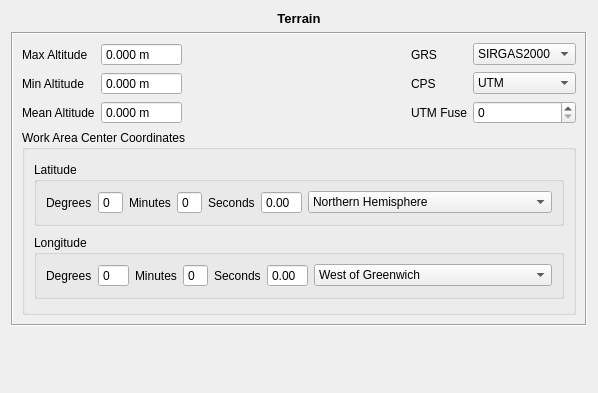
<?xml version="1.0" encoding="UTF-8"?>
<ui version="4.0">
 <class>Terreno</class>
 <widget class="QWidget" name="Terreno">
  <property name="geometry">
   <rect>
    <x>0</x>
    <y>0</y>
    <width>598</width>
    <height>393</height>
   </rect>
  </property>
  <property name="windowTitle">
   <string>Form</string>
  </property>
  <layout class="QVBoxLayout" name="verticalLayout_3">
   <item>
    <widget class="QLabel" name="label_3">
     <property name="text">
      <string>&lt;!DOCTYPE HTML PUBLIC &quot;-//W3C//DTD HTML 4.0//EN&quot; &quot;http://www.w3.org/TR/REC-html40/strict.dtd&quot;&gt;
&lt;html&gt;&lt;head&gt;&lt;meta name=&quot;qrichtext&quot; content=&quot;1&quot; /&gt;&lt;style type=&quot;text/css&quot;&gt;
p, li { white-space: pre-wrap; }
&lt;/style&gt;&lt;/head&gt;&lt;body style=&quot; font-family:'Sans'; font-size:10pt; font-weight:400; font-style:normal;&quot;&gt;
&lt;p style=&quot; margin-top:0px; margin-bottom:0px; margin-left:0px; margin-right:0px; -qt-block-indent:0; text-indent:0px;&quot;&gt;&lt;span style=&quot; font-weight:600;&quot;&gt;Terrain&lt;/span&gt;&lt;/p&gt;&lt;/body&gt;&lt;/html&gt;</string>
     </property>
     <property name="alignment">
      <set>Qt::AlignCenter</set>
     </property>
    </widget>
   </item>
   <item>
    <widget class="QFrame" name="frame">
     <property name="frameShape">
      <enum>QFrame::Box</enum>
     </property>
     <property name="frameShadow">
      <enum>QFrame::Sunken</enum>
     </property>
     <layout class="QVBoxLayout" name="verticalLayout">
      <item>
       <layout class="QGridLayout" name="gridLayout">
        <item row="0" column="3">
         <widget class="QLabel" name="label">
          <property name="minimumSize">
           <size>
            <width>0</width>
            <height>0</height>
           </size>
          </property>
          <property name="text">
           <string>GRS</string>
          </property>
         </widget>
        </item>
        <item row="0" column="4">
         <widget class="QComboBox" name="grsComboBox">
          <item>
           <property name="text">
            <string>SIRGAS2000</string>
           </property>
          </item>
          <item>
           <property name="text">
            <string>SAD69</string>
           </property>
          </item>
          <item>
           <property name="text">
            <string>WGS84</string>
           </property>
          </item>
         </widget>
        </item>
        <item row="1" column="4">
         <widget class="QComboBox" name="cpsComboBox">
          <item>
           <property name="text">
            <string>UTM</string>
           </property>
          </item>
         </widget>
        </item>
        <item row="1" column="3">
         <widget class="QLabel" name="label_2">
          <property name="minimumSize">
           <size>
            <width>0</width>
            <height>0</height>
           </size>
          </property>
          <property name="text">
           <string>CPS</string>
          </property>
         </widget>
        </item>
        <item row="1" column="2">
         <spacer name="horizontalSpacer">
          <property name="orientation">
           <enum>Qt::Horizontal</enum>
          </property>
          <property name="sizeHint" stdset="0">
           <size>
            <width>30</width>
            <height>20</height>
           </size>
          </property>
         </spacer>
        </item>
        <item row="2" column="3">
         <widget class="QLabel" name="label_10">
          <property name="text">
           <string>UTM Fuse</string>
          </property>
         </widget>
        </item>
        <item row="2" column="4">
         <widget class="QSpinBox" name="utmFuseSpin">
          <property name="maximum">
           <number>60</number>
          </property>
         </widget>
        </item>
        <item row="2" column="1">
         <widget class="QDoubleSpinBox" name="meanAltSpinBox">
          <property name="toolTip">
           <string>Mean Altitude Above Sea Level</string>
          </property>
          <property name="buttonSymbols">
           <enum>QAbstractSpinBox::NoButtons</enum>
          </property>
          <property name="accelerated">
           <bool>true</bool>
          </property>
          <property name="prefix">
           <string/>
          </property>
          <property name="suffix">
           <string> m</string>
          </property>
          <property name="decimals">
           <number>3</number>
          </property>
          <property name="minimum">
           <double>-1000.000000000000000</double>
          </property>
          <property name="maximum">
           <double>10000.000000000000000</double>
          </property>
         </widget>
        </item>
        <item row="2" column="0">
         <widget class="QLabel" name="meanAltitudeLabel">
          <property name="minimumSize">
           <size>
            <width>0</width>
            <height>0</height>
           </size>
          </property>
          <property name="text">
           <string>Mean Altitude</string>
          </property>
         </widget>
        </item>
        <item row="0" column="0">
         <widget class="QLabel" name="maxAltitudeLabel">
          <property name="minimumSize">
           <size>
            <width>0</width>
            <height>0</height>
           </size>
          </property>
          <property name="text">
           <string>Max Altitude</string>
          </property>
         </widget>
        </item>
        <item row="0" column="1">
         <widget class="QDoubleSpinBox" name="maxAltSpinBox">
          <property name="toolTip">
           <string>Max Altitude Above Sea Level</string>
          </property>
          <property name="buttonSymbols">
           <enum>QAbstractSpinBox::NoButtons</enum>
          </property>
          <property name="accelerated">
           <bool>true</bool>
          </property>
          <property name="suffix">
           <string> m</string>
          </property>
          <property name="decimals">
           <number>3</number>
          </property>
          <property name="maximum">
           <double>10000.000000000000000</double>
          </property>
         </widget>
        </item>
        <item row="1" column="1">
         <widget class="QDoubleSpinBox" name="minAltSpinBox">
          <property name="toolTip">
           <string>Min Altitude Above Sea Level</string>
          </property>
          <property name="buttonSymbols">
           <enum>QAbstractSpinBox::NoButtons</enum>
          </property>
          <property name="accelerated">
           <bool>true</bool>
          </property>
          <property name="prefix">
           <string/>
          </property>
          <property name="suffix">
           <string> m</string>
          </property>
          <property name="decimals">
           <number>3</number>
          </property>
          <property name="minimum">
           <double>-1000.000000000000000</double>
          </property>
          <property name="maximum">
           <double>10000.000000000000000</double>
          </property>
         </widget>
        </item>
        <item row="1" column="0">
         <widget class="QLabel" name="minAltitudeLabel">
          <property name="minimumSize">
           <size>
            <width>0</width>
            <height>0</height>
           </size>
          </property>
          <property name="text">
           <string>Min Altitude</string>
          </property>
         </widget>
        </item>
       </layout>
      </item>
      <item>
       <widget class="QGroupBox" name="groupBox">
        <property name="sizePolicy">
         <sizepolicy hsizetype="Preferred" vsizetype="Preferred">
          <horstretch>0</horstretch>
          <verstretch>0</verstretch>
         </sizepolicy>
        </property>
        <property name="minimumSize">
         <size>
          <width>246</width>
          <height>185</height>
         </size>
        </property>
        <property name="title">
         <string>Work Area Center Coordinates</string>
        </property>
        <layout class="QVBoxLayout" name="verticalLayout_2">
         <item>
          <widget class="QGroupBox" name="groupBox_2">
           <property name="sizePolicy">
            <sizepolicy hsizetype="MinimumExpanding" vsizetype="Fixed">
             <horstretch>0</horstretch>
             <verstretch>0</verstretch>
            </sizepolicy>
           </property>
           <property name="title">
            <string>Latitude</string>
           </property>
           <layout class="QHBoxLayout" name="horizontalLayout_6" stretch="0,0,0,1">
            <item>
             <layout class="QHBoxLayout" name="horizontalLayout_5">
              <item>
               <widget class="QLabel" name="label_4">
                <property name="text">
                 <string>Degrees</string>
                </property>
               </widget>
              </item>
              <item>
               <widget class="QSpinBox" name="latDegreeSpin">
                <property name="buttonSymbols">
                 <enum>QAbstractSpinBox::NoButtons</enum>
                </property>
                <property name="accelerated">
                 <bool>true</bool>
                </property>
                <property name="maximum">
                 <number>90</number>
                </property>
               </widget>
              </item>
             </layout>
            </item>
            <item>
             <layout class="QHBoxLayout" name="horizontalLayout_4">
              <item>
               <widget class="QLabel" name="label_5">
                <property name="text">
                 <string>Minutes</string>
                </property>
               </widget>
              </item>
              <item>
               <widget class="QSpinBox" name="latMinutesSpin">
                <property name="buttonSymbols">
                 <enum>QAbstractSpinBox::NoButtons</enum>
                </property>
                <property name="accelerated">
                 <bool>true</bool>
                </property>
                <property name="maximum">
                 <number>59</number>
                </property>
               </widget>
              </item>
             </layout>
            </item>
            <item>
             <layout class="QHBoxLayout" name="horizontalLayout_3">
              <item>
               <widget class="QLabel" name="label_6">
                <property name="text">
                 <string>Seconds</string>
                </property>
               </widget>
              </item>
              <item>
               <widget class="QDoubleSpinBox" name="latSecondSpin">
                <property name="sizePolicy">
                 <sizepolicy hsizetype="Minimum" vsizetype="Fixed">
                  <horstretch>0</horstretch>
                  <verstretch>0</verstretch>
                 </sizepolicy>
                </property>
                <property name="maximumSize">
                 <size>
                  <width>75</width>
                  <height>16777215</height>
                 </size>
                </property>
                <property name="buttonSymbols">
                 <enum>QAbstractSpinBox::NoButtons</enum>
                </property>
                <property name="accelerated">
                 <bool>true</bool>
                </property>
                <property name="maximum">
                 <double>59.990000000000002</double>
                </property>
               </widget>
              </item>
             </layout>
            </item>
            <item>
             <layout class="QHBoxLayout" name="horizontalLayout">
              <property name="sizeConstraint">
               <enum>QLayout::SetMaximumSize</enum>
              </property>
              <item>
               <widget class="QComboBox" name="latDirCombo">
                <property name="sizePolicy">
                 <sizepolicy hsizetype="Minimum" vsizetype="Fixed">
                  <horstretch>0</horstretch>
                  <verstretch>0</verstretch>
                 </sizepolicy>
                </property>
                <property name="minimumSize">
                 <size>
                  <width>0</width>
                  <height>0</height>
                 </size>
                </property>
                <property name="maximumSize">
                 <size>
                  <width>16777215</width>
                  <height>16777215</height>
                 </size>
                </property>
                <property name="layoutDirection">
                 <enum>Qt::LeftToRight</enum>
                </property>
                <property name="autoFillBackground">
                 <bool>false</bool>
                </property>
                <property name="sizeAdjustPolicy">
                 <enum>QComboBox::AdjustToContents</enum>
                </property>
                <item>
                 <property name="text">
                  <string>Northern Hemisphere</string>
                 </property>
                </item>
                <item>
                 <property name="text">
                  <string>Southern Hemisphere</string>
                 </property>
                </item>
               </widget>
              </item>
             </layout>
            </item>
           </layout>
          </widget>
         </item>
         <item>
          <widget class="QGroupBox" name="groupBox_3">
           <property name="sizePolicy">
            <sizepolicy hsizetype="MinimumExpanding" vsizetype="Fixed">
             <horstretch>0</horstretch>
             <verstretch>0</verstretch>
            </sizepolicy>
           </property>
           <property name="title">
            <string>Longitude</string>
           </property>
           <layout class="QHBoxLayout" name="horizontalLayout_10" stretch="0,0,0,1">
            <item>
             <layout class="QHBoxLayout" name="horizontalLayout_9">
              <item>
               <widget class="QLabel" name="label_7">
                <property name="text">
                 <string>Degrees</string>
                </property>
               </widget>
              </item>
              <item>
               <widget class="QSpinBox" name="longDegreeSpin">
                <property name="buttonSymbols">
                 <enum>QAbstractSpinBox::NoButtons</enum>
                </property>
                <property name="accelerated">
                 <bool>true</bool>
                </property>
                <property name="maximum">
                 <number>180</number>
                </property>
               </widget>
              </item>
             </layout>
            </item>
            <item>
             <layout class="QHBoxLayout" name="horizontalLayout_8">
              <item>
               <widget class="QLabel" name="label_8">
                <property name="text">
                 <string>Minutes</string>
                </property>
               </widget>
              </item>
              <item>
               <widget class="QSpinBox" name="longMinutesSpin">
                <property name="buttonSymbols">
                 <enum>QAbstractSpinBox::NoButtons</enum>
                </property>
                <property name="accelerated">
                 <bool>true</bool>
                </property>
                <property name="maximum">
                 <number>59</number>
                </property>
               </widget>
              </item>
             </layout>
            </item>
            <item>
             <layout class="QHBoxLayout" name="horizontalLayout_7">
              <item>
               <widget class="QLabel" name="label_9">
                <property name="text">
                 <string>Seconds</string>
                </property>
               </widget>
              </item>
              <item>
               <widget class="QDoubleSpinBox" name="longSecondSpin">
                <property name="sizePolicy">
                 <sizepolicy hsizetype="Minimum" vsizetype="Fixed">
                  <horstretch>0</horstretch>
                  <verstretch>0</verstretch>
                 </sizepolicy>
                </property>
                <property name="maximumSize">
                 <size>
                  <width>75</width>
                  <height>16777215</height>
                 </size>
                </property>
                <property name="buttonSymbols">
                 <enum>QAbstractSpinBox::NoButtons</enum>
                </property>
                <property name="accelerated">
                 <bool>true</bool>
                </property>
                <property name="maximum">
                 <double>59.990000000000002</double>
                </property>
               </widget>
              </item>
             </layout>
            </item>
            <item>
             <layout class="QHBoxLayout" name="horizontalLayout_2">
              <item>
               <widget class="QComboBox" name="longDirCombo">
                <property name="sizePolicy">
                 <sizepolicy hsizetype="Minimum" vsizetype="Fixed">
                  <horstretch>0</horstretch>
                  <verstretch>0</verstretch>
                 </sizepolicy>
                </property>
                <property name="minimumSize">
                 <size>
                  <width>0</width>
                  <height>0</height>
                 </size>
                </property>
                <property name="maximumSize">
                 <size>
                  <width>16777215</width>
                  <height>16777215</height>
                 </size>
                </property>
                <item>
                 <property name="text">
                  <string>West of Greenwich</string>
                 </property>
                </item>
                <item>
                 <property name="text">
                  <string>East of Greenwich</string>
                 </property>
                </item>
               </widget>
              </item>
             </layout>
            </item>
           </layout>
          </widget>
         </item>
        </layout>
       </widget>
      </item>
     </layout>
    </widget>
   </item>
   <item>
    <spacer name="verticalSpacer">
     <property name="orientation">
      <enum>Qt::Vertical</enum>
     </property>
     <property name="sizeHint" stdset="0">
      <size>
       <width>20</width>
       <height>40</height>
      </size>
     </property>
    </spacer>
   </item>
  </layout>
 </widget>
 <tabstops>
  <tabstop>latDegreeSpin</tabstop>
  <tabstop>latMinutesSpin</tabstop>
  <tabstop>latSecondSpin</tabstop>
  <tabstop>longDegreeSpin</tabstop>
  <tabstop>longMinutesSpin</tabstop>
  <tabstop>longSecondSpin</tabstop>
 </tabstops>
 <resources/>
 <connections/>
</ui>
